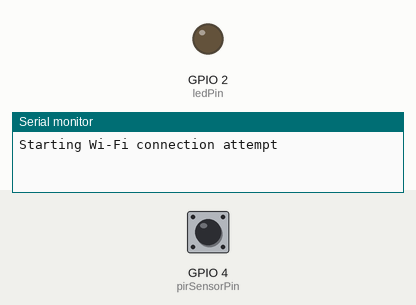
This sketch was run on a simulated ESP32. Shown: output pins drawn as LEDs (lit = HIGH), the last lines printed to the serial monitor. Dashed ring = blinking. Inputs (shaded band) come from the test bench; at power-on: GPIO 4 (pirSensorPin) LOW. WiFi joins after 1.5 s; servers stay silent unless stated; uploads are accepted with an empty reply.

Above: at 1.2 s.
1.3 s: GPIO 4 (pirSensorPin) driven HIGH
At 2.2 s:
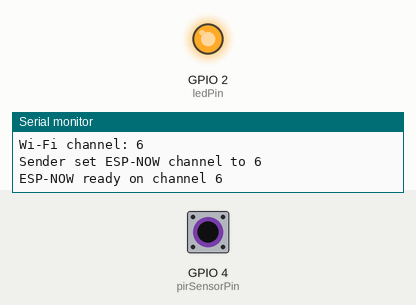
2.8 s: GPIO 4 (pirSensorPin) driven LOW
At 3.3 s:
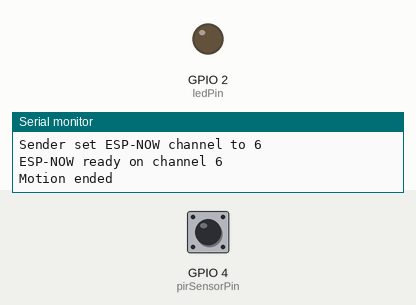
4.3 s: GPIO 4 (pirSensorPin) pulsed HIGH 5 times (0.12 s each, 0.3 s apart)
At 4.42 s:
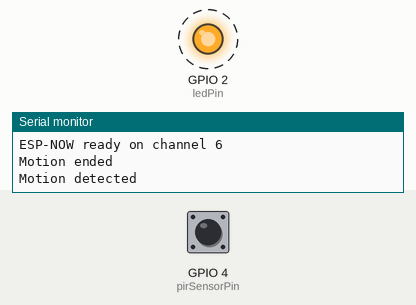
Timing chart, 0 to 7.3 s (numbered marks = the images above; inputs shaded):
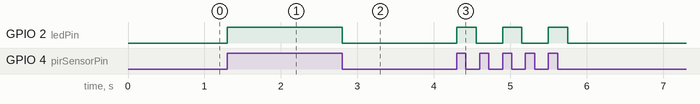

The sketch:

SmartDoor.ino
```cpp
#include <WiFi.h>
#include <HTTPClient.h>
#include <esp_now.h>
#include <esp_wifi.h>

const char* ssid = "LK TRONICS-2.4G";
const char* password = "*********";

const char* serverUrl = "http://192.168.1.82:3034/door-event";

uint8_t buzzerMacAddress[] = {0x58, 0x2A, 0xBD, 0x77, 0x51, 0xEC};

typedef struct struct_message {
  char command[16];
} struct_message;

struct_message outgoingMessage;
bool espNowReady = false;
bool wifiEverConnected = false;
unsigned long lastWifiAttemptMs = 0;
unsigned long lastHttpAttemptMs = 0;
const unsigned long wifiReconnectIntervalMs = 10000;
const unsigned long httpRequestTimeoutMs = 2000;

const int pirSensorPin = 4;
const int ledPin = 2;

bool lastMotionDetected = false;
unsigned long lastSendMs = 0;
const unsigned long debounceMs = 250;

void startWiFi() {
  if (WiFi.status() == WL_CONNECTED) {
    return;
  }

  Serial.println("Starting Wi-Fi connection attempt");
  WiFi.mode(WIFI_STA);
  WiFi.setSleep(false);
  WiFi.setAutoReconnect(true);
  WiFi.begin(ssid, password);
  lastWifiAttemptMs = millis();
}

void configureEspNowChannel() {
  uint8_t wifiChannel = WiFi.channel();
  if (wifiChannel == 0) {
    Serial.println("ESP-NOW channel setup skipped: Wi-Fi channel unavailable");
    return;
  }

  esp_wifi_set_promiscuous(true);
  esp_err_t channelResult = esp_wifi_set_channel(wifiChannel, WIFI_SECOND_CHAN_NONE);
  esp_wifi_set_promiscuous(false);

  if (channelResult != ESP_OK) {
    Serial.print("ESP-NOW channel setup failed: ");
    Serial.println(channelResult);
  } else {
    Serial.print("Sender set ESP-NOW channel to ");
    Serial.println(wifiChannel);
  }
}

void onEspNowSent(const wifi_tx_info_t* txInfo, esp_now_send_status_t status) {
  (void)txInfo;
  Serial.print("ESP-NOW send status: ");
  Serial.println(status == ESP_NOW_SEND_SUCCESS ? "success" : "failed");
}

void setupEspNow() {
  if (WiFi.status() != WL_CONNECTED) {
    espNowReady = false;
    return;
  }

  configureEspNowChannel();

  esp_err_t initResult = esp_now_init();
  if (initResult != ESP_OK && initResult != ESP_ERR_ESPNOW_EXIST) {
    Serial.println("ESP-NOW init failed");
    espNowReady = false;
    return;
  }

  if (initResult == ESP_ERR_ESPNOW_EXIST) {
    Serial.println("ESP-NOW already initialized");
  }

  esp_now_register_send_cb(onEspNowSent);

  esp_now_peer_info_t peerInfo = {};
  memcpy(peerInfo.peer_addr, buzzerMacAddress, 6);
  peerInfo.channel = WiFi.channel();
  peerInfo.ifidx = WIFI_IF_STA;
  peerInfo.encrypt = false;

  if (esp_now_is_peer_exist(buzzerMacAddress)) {
    Serial.println("ESP-NOW peer already exists");
    espNowReady = true;
    return;
  }

  esp_err_t addPeerResult = esp_now_add_peer(&peerInfo);
  if (addPeerResult == ESP_OK) {
    espNowReady = true;
    Serial.print("ESP-NOW ready on channel ");
    Serial.println(WiFi.channel());
    return;
  }

  if (addPeerResult == ESP_ERR_ESPNOW_EXIST) {
    Serial.println("ESP-NOW peer already registered");
    espNowReady = true;
    return;
  }

  Serial.print("Failed to add ESP-NOW peer: ");
  Serial.println(addPeerResult);
  espNowReady = false;
}

void ensureEspNowReady() {
  if (WiFi.status() != WL_CONNECTED) {
    espNowReady = false;
    return;
  }

  if (!espNowReady) {
    setupEspNow();
  }
}

bool readMotionDetected() {
  return digitalRead(pirSensorPin) == HIGH;
}

bool postDoorEvent(const char* eventName) {
  if (WiFi.status() != WL_CONNECTED) {
    Serial.println("HTTP skipped: Wi-Fi not connected");
    return false;
  }

  if (lastHttpAttemptMs != 0 && millis() - lastHttpAttemptMs < 250) {
    return false;
  }
  lastHttpAttemptMs = millis();

  WiFiClient client;
  client.setTimeout(httpRequestTimeoutMs);

  HTTPClient http;
  if (!http.begin(client, serverUrl)) {
    Serial.println("HTTP begin failed");
    return false;
  }
  http.setTimeout(httpRequestTimeoutMs);
  http.setReuse(false);
  http.addHeader("Content-Type", "application/json");

  String payload = String("{\"event\":\"") + eventName + "\",\"time\":\"" + String(millis()) + "\"}";
  int statusCode = http.POST(payload);
  String response = (statusCode > 0) ? http.getString() : String();
  http.end();

  Serial.print("POST ");
  Serial.print(eventName);
  Serial.print(" -> ");
  Serial.println(statusCode);
  if (response.length() > 0) {
    Serial.println(response);
  }

  if (statusCode <= 0) {
    Serial.println("HTTP request failed");
    return false;
  }

  if (statusCode >= 400) {
    Serial.print("HTTP server error: ");
    Serial.println(statusCode);
    return false;
  }

  return true;
}

bool sendBuzzerSignal(const char* command) {
  if (!espNowReady) {
    ensureEspNowReady();
  }

  if (!espNowReady) {
    Serial.println("ESP-NOW not ready");
    return false;
  }

  memset(&outgoingMessage, 0, sizeof(outgoingMessage));
  strncpy(outgoingMessage.command, command, sizeof(outgoingMessage.command) - 1);

  esp_err_t result = esp_now_send(buzzerMacAddress, (uint8_t*)&outgoingMessage, sizeof(outgoingMessage));
  if (result == ESP_OK) {
    Serial.print("ESP-NOW command sent: ");
    Serial.println(command);
    return true;
  }

  Serial.print("ESP-NOW send error: ");
  Serial.println(result);
  return false;
}

void setup() {
  Serial.begin(115200);
  pinMode(pirSensorPin, INPUT);
  pinMode(ledPin, OUTPUT);
  digitalWrite(ledPin, LOW);

  lastSendMs = millis() - debounceMs;

  startWiFi();

  lastMotionDetected = readMotionDetected();
  if (lastMotionDetected) {
    Serial.println("Motion detected at startup");
    postDoorEvent("door_open");
    sendBuzzerSignal("BUZZER_ON");
    digitalWrite(ledPin, HIGH);
  }
}

void loop() {
  if (WiFi.status() == WL_CONNECTED) {
    if (!wifiEverConnected) {
      wifiEverConnected = true;
      Serial.print("Wi-Fi connected. IP: ");
      Serial.println(WiFi.localIP());
      Serial.print("Wi-Fi channel: ");
      Serial.println(WiFi.channel());
      espNowReady = false;
    }
  } else {
    if (wifiEverConnected) {
      Serial.println("Wi-Fi disconnected");
    }
    wifiEverConnected = false;
    espNowReady = false;
    if (millis() - lastWifiAttemptMs >= wifiReconnectIntervalMs) {
      startWiFi();
    }
  }

  ensureEspNowReady();

  bool motionDetected = readMotionDetected();
  unsigned long now = millis();

  if (motionDetected != lastMotionDetected && now - lastSendMs > debounceMs) {
    lastSendMs = now;
    lastMotionDetected = motionDetected;

    if (motionDetected) {
      Serial.println("Motion detected");
      digitalWrite(ledPin, HIGH);
      postDoorEvent("door_open");
      sendBuzzerSignal("BUZZER_ON");
    } else {
      Serial.println("Motion ended");
      digitalWrite(ledPin, LOW);
    }
  }

  delay(1);
}
```

Measured:
- after the input at 1.3 s, GPIO 2 (ledPin): LOW → HIGH at once
- after the input at 2.8 s, GPIO 2 (ledPin): HIGH → LOW at once
- after the input at 4.3 s, GPIO 2 (ledPin): alternates HIGH for 0.25 s and LOW for 0.35 s, 6 changes in all, then stays LOW, starting at once
